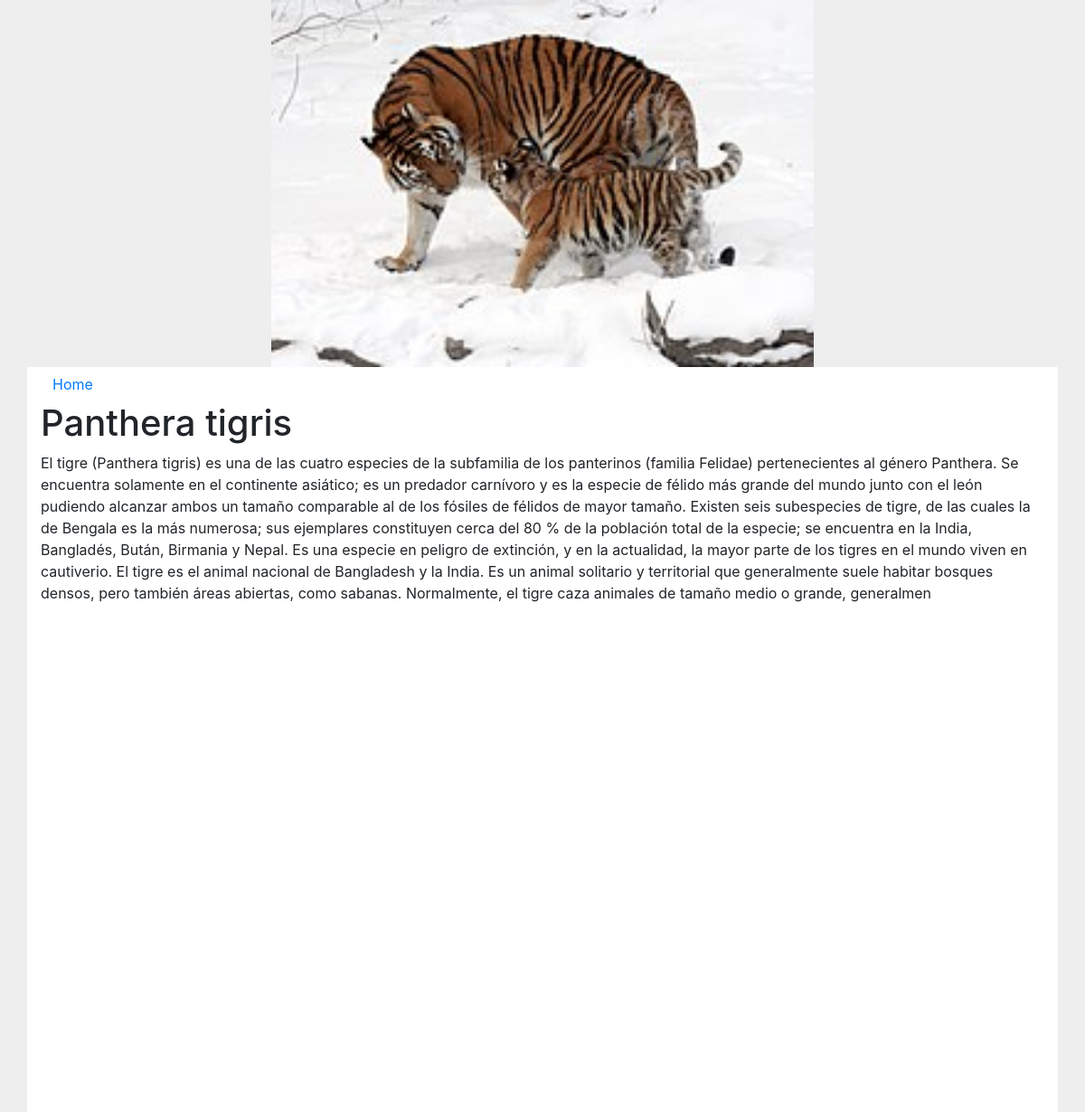
Page /ver.php?id=11 on the committed database.
### tables this page shows
CREATE TABLE `publicacion` (
  `id` int(11) NOT NULL,
  `Titulo` varchar(40) NOT NULL,
  `Descripcion` varchar(1000) NOT NULL,
  `Direccion` varchar(200) NOT NULL
);

### ver.php (the view, shortened to what this page needs)
<?php
    $id1 = $_GET['id'];
    $conexion = mysqli_connect(DB_HOST, DB_USER, DB_PASSWORD, DB_BASE);
    $obtenerTabla = mysqli_query($conexion, "select * from publicacion where id=$id1");
    $publicacion = mysqli_fetch_array($obtenerTabla);
?>
<!DOCTYPE html>
<html lang="es" dir="ltr">
    <head>
        <link rel="stylesheet" href="https://stackpath.bootstrapcdn.com/bootstrap/4.1.1/css/bootstrap.min.css">
        <link rel="stylesheet" href="css/estilos.css">
    </head>
    <body>
        <img class="imgPost" src="./imagenes/<?php echo $publicacion['Direccion']?>"/>
            <div class="container" id="principal">
            <a href="index.php" class="btn">Home</a>
             <h1><?php echo $publicacion['Titulo']; ?></h1>
             <div class="contenido_post">
                 <?php echo $publicacion['Descripcion']?>
             </div>
        </div>
    </body>
</html>

### css/estilos.css (style rules this page uses)
body { background: #eee; }
#principal { background: #fff; min-height: 103vh; }
.imgPost { width: 50%; display: block; margin: 0 auto; }

### rows in the picture
publicacion: Direccion (picture), Titulo "Panthera tigris", Descripcion "El tigre (Panthera tigris) es una de las cuatro especies de la subfamilia de los panterinos (familia Felidae) pertenecientes al género Panthera. Se encuentra solamente en el continente asiático; es un predador carnívoro y es la especie de félido más grande del mundo junto con el león pudiendo alcanzar ambos un tamaño comparable al de los fósiles de félidos de mayor tamaño. Existen seis subespecies de tigre, de las cuales la de Bengala es la más numerosa; sus ejemplares constituyen cerca del 80 % de la población total de la especie; se encuentra en la India, Bangladés, Bután, Birmania y Nepal. Es una especie en peligro de extinción, y en la actualidad, la mayor parte de los tigres en el…"
